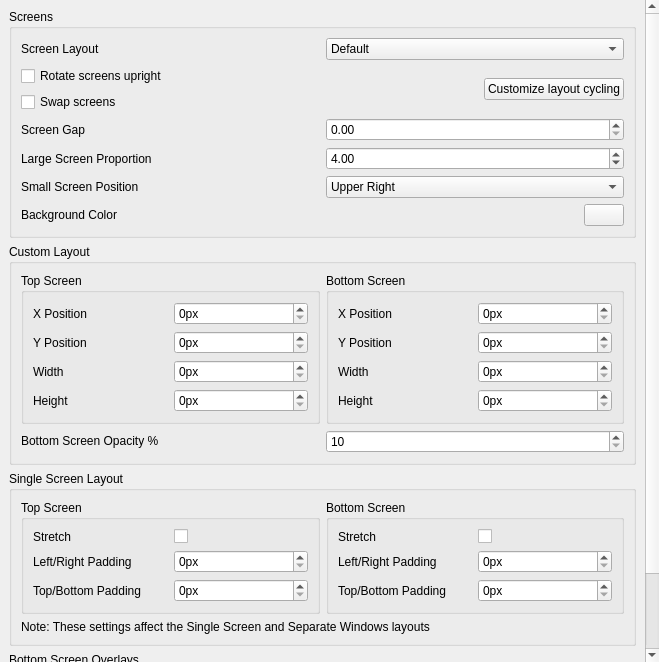
<?xml version="1.0" encoding="UTF-8"?>
<ui version="4.0">
 <class>ConfigureLayout</class>
 <widget class="QWidget" name="ConfigureLayout">
  <property name="geometry">
   <rect>
    <x>0</x>
    <y>0</y>
    <width>659</width>
    <height>662</height>
   </rect>
  </property>
  <property name="minimumSize">
   <size>
    <width>0</width>
    <height>0</height>
   </size>
  </property>
  <layout class="QHBoxLayout" name="horizontalLayout">
   <property name="spacing">
    <number>0</number>
   </property>
   <property name="leftMargin">
    <number>0</number>
   </property>
   <property name="topMargin">
    <number>0</number>
   </property>
   <property name="rightMargin">
    <number>0</number>
   </property>
   <property name="bottomMargin">
    <number>0</number>
   </property>
   <item>
    <widget class="QScrollArea" name="scrollArea">
     <property name="frameShape">
      <enum>QFrame::NoFrame</enum>
     </property>
     <property name="lineWidth">
      <number>1</number>
     </property>
     <property name="widgetResizable">
      <bool>true</bool>
     </property>
     <widget class="QWidget" name="scrollAreaWidgetContents">
      <property name="geometry">
       <rect>
        <x>0</x>
        <y>0</y>
        <width>646</width>
        <height>824</height>
       </rect>
      </property>
      <layout class="QVBoxLayout" name="verticalLayout">
       <item>
        <widget class="QGroupBox" name="layout_group">
         <property name="enabled">
          <bool>true</bool>
         </property>
         <property name="title">
          <string>Screens</string>
         </property>
         <layout class="QVBoxLayout" name="verticalLayout_3">
          <item>
           <widget class="QWidget" name="widget_layout" native="true">
            <layout class="QHBoxLayout" name="screen_layout_group">
             <property name="leftMargin">
              <number>0</number>
             </property>
             <property name="topMargin">
              <number>0</number>
             </property>
             <property name="rightMargin">
              <number>0</number>
             </property>
             <property name="bottomMargin">
              <number>0</number>
             </property>
             <item>
              <widget class="QLabel" name="layout_label">
               <property name="text">
                <string>Screen Layout</string>
               </property>
              </widget>
             </item>
             <item>
              <widget class="QComboBox" name="layout_combobox">
               <item>
                <property name="text">
                 <string>Default</string>
                </property>
               </item>
               <item>
                <property name="text">
                 <string>Single Screen</string>
                </property>
               </item>
               <item>
                <property name="text">
                 <string>Large Screen</string>
                </property>
               </item>
               <item>
                <property name="text">
                 <string>Side by Side</string>
                </property>
               </item>
               <item>
                <property name="text">
                 <string>Separate Windows</string>
                </property>
               </item>
               <item>
                <property name="text">
                 <string>Hybrid Screen</string>
                </property>
               </item>
               <item>
                <property name="text">
                 <string>Custom Layout</string>
                </property>
               </item>
              </widget>
             </item>
            </layout>
           </widget>
          </item>
          <item>
           <layout class="QHBoxLayout" name="horizontalLayout_7">
            <item>
             <layout class="QVBoxLayout" name="verticalLayout_2">
              <item>
               <widget class="QCheckBox" name="toggle_upright_screen">
                <property name="text">
                 <string>Rotate screens upright</string>
                </property>
               </widget>
              </item>
              <item>
               <widget class="QCheckBox" name="toggle_swap_screen">
                <property name="text">
                 <string>Swap screens</string>
                </property>
               </widget>
              </item>
             </layout>
            </item>
            <item>
             <widget class="QPushButton" name="customize_layouts_to_cycle">
              <property name="sizePolicy">
               <sizepolicy hsizetype="Fixed" vsizetype="Fixed">
                <horstretch>0</horstretch>
                <verstretch>0</verstretch>
               </sizepolicy>
              </property>
              <property name="text">
               <string>Customize layout cycling</string>
              </property>
             </widget>
            </item>
           </layout>
          </item>
          <item>
           <widget class="QWidget" name="widget" native="true">
            <layout class="QHBoxLayout" name="screen_gap_layout">
             <property name="leftMargin">
              <number>0</number>
             </property>
             <property name="topMargin">
              <number>0</number>
             </property>
             <property name="rightMargin">
              <number>0</number>
             </property>
             <property name="bottomMargin">
              <number>0</number>
             </property>
             <item>
              <widget class="QLabel" name="label_3">
               <property name="text">
                <string>Screen Gap</string>
               </property>
              </widget>
             </item>
             <item>
              <widget class="QDoubleSpinBox" name="screen_gap">
               <property name="minimum">
                <double>0.000000000000000</double>
               </property>
               <property name="maximum">
                <double>720.000000000000000</double>
               </property>
               <property name="value">
                <double>0.000000000000000</double>
               </property>
              </widget>
             </item>
            </layout>
           </widget>
          </item>
          <item>
           <widget class="QWidget" name="widget_2" native="true">
            <layout class="QHBoxLayout" name="proportion_layout">
             <property name="leftMargin">
              <number>0</number>
             </property>
             <property name="topMargin">
              <number>0</number>
             </property>
             <property name="rightMargin">
              <number>0</number>
             </property>
             <property name="bottomMargin">
              <number>0</number>
             </property>
             <item>
              <widget class="QLabel" name="label_4">
               <property name="text">
                <string>Large Screen Proportion</string>
               </property>
              </widget>
             </item>
             <item>
              <widget class="QDoubleSpinBox" name="large_screen_proportion">
               <property name="minimum">
                <double>1.000000000000000</double>
               </property>
               <property name="maximum">
                <double>16.000000000000000</double>
               </property>
               <property name="value">
                <double>4.000000000000000</double>
               </property>
              </widget>
             </item>
            </layout>
           </widget>
          </item>
          <item>
           <widget class="QWidget" name="small_pos_widget" native="true">
            <layout class="QHBoxLayout" name="small_pos_layout">
             <property name="leftMargin">
              <number>0</number>
             </property>
             <property name="topMargin">
              <number>0</number>
             </property>
             <property name="rightMargin">
              <number>0</number>
             </property>
             <property name="bottomMargin">
              <number>0</number>
             </property>
             <item>
              <widget class="QLabel" name="small_pos_label">
               <property name="text">
                <string>Small Screen Position</string>
               </property>
              </widget>
             </item>
             <item>
              <widget class="QComboBox" name="small_screen_position_combobox">
               <item>
                <property name="text">
                 <string>Upper Right</string>
                </property>
               </item>
               <item>
                <property name="text">
                 <string>Middle Right</string>
                </property>
               </item>
               <item>
                <property name="text">
                 <string>Bottom Right (default)</string>
                </property>
               </item>
               <item>
                <property name="text">
                 <string>Upper Left</string>
                </property>
               </item>
               <item>
                <property name="text">
                 <string>Middle Left</string>
                </property>
               </item>
               <item>
                <property name="text">
                 <string>Bottom Left</string>
                </property>
               </item>
               <item>
                <property name="text">
                 <string>Above large screen</string>
                </property>
               </item>
               <item>
                <property name="text">
                 <string>Below large screen</string>
                </property>
               </item>
              </widget>
             </item>
            </layout>
           </widget>
          </item>
          <item>
           <widget class="QWidget" name="bg_color_group" native="true">
            <layout class="QHBoxLayout" name="bg_color_group_2">
             <property name="leftMargin">
              <number>0</number>
             </property>
             <property name="topMargin">
              <number>0</number>
             </property>
             <property name="rightMargin">
              <number>0</number>
             </property>
             <property name="bottomMargin">
              <number>0</number>
             </property>
             <item>
              <widget class="QLabel" name="bg_label">
               <property name="text">
                <string>Background Color</string>
               </property>
              </widget>
             </item>
             <item>
              <widget class="QPushButton" name="bg_button">
               <property name="maximumSize">
                <size>
                 <width>40</width>
                 <height>16777215</height>
                </size>
               </property>
              </widget>
             </item>
            </layout>
           </widget>
          </item>
         </layout>
        </widget>
       </item>
       <item>
        <widget class="QGroupBox" name="custom_layout_group">
         <property name="minimumSize">
          <size>
           <width>0</width>
           <height>0</height>
          </size>
         </property>
         <property name="title">
          <string>Custom Layout</string>
         </property>
         <layout class="QVBoxLayout" name="verticalLayout_5">
          <item>
           <layout class="QHBoxLayout" name="horizontalLayout_4">
            <item>
             <widget class="QGroupBox" name="gb_top_screen">
              <property name="title">
               <string>Top Screen</string>
              </property>
              <layout class="QGridLayout" name="gridLayout_2">
               <item row="0" column="0">
                <widget class="QLabel" name="lb_top_x">
                 <property name="text">
                  <string>X Position</string>
                 </property>
                </widget>
               </item>
               <item row="0" column="1">
                <widget class="QSpinBox" name="custom_top_x">
                 <property name="buttonSymbols">
                  <enum>QAbstractSpinBox::UpDownArrows</enum>
                 </property>
                 <property name="suffix">
                  <string>px</string>
                 </property>
                 <property name="maximum">
                  <number>2147483647</number>
                 </property>
                </widget>
               </item>
               <item row="1" column="0">
                <widget class="QLabel" name="lb_top_y">
                 <property name="text">
                  <string>Y Position</string>
                 </property>
                </widget>
               </item>
               <item row="1" column="1">
                <widget class="QSpinBox" name="custom_top_y">
                 <property name="buttonSymbols">
                  <enum>QAbstractSpinBox::UpDownArrows</enum>
                 </property>
                 <property name="suffix">
                  <string>px</string>
                 </property>
                 <property name="maximum">
                  <number>2147483647</number>
                 </property>
                </widget>
               </item>
               <item row="2" column="0">
                <widget class="QLabel" name="lb_top_width">
                 <property name="text">
                  <string>Width</string>
                 </property>
                </widget>
               </item>
               <item row="2" column="1">
                <widget class="QSpinBox" name="custom_top_width">
                 <property name="buttonSymbols">
                  <enum>QAbstractSpinBox::UpDownArrows</enum>
                 </property>
                 <property name="suffix">
                  <string>px</string>
                 </property>
                 <property name="maximum">
                  <number>2147483647</number>
                 </property>
                </widget>
               </item>
               <item row="3" column="0">
                <widget class="QLabel" name="lb_top_height">
                 <property name="text">
                  <string>Height</string>
                 </property>
                </widget>
               </item>
               <item row="3" column="1">
                <widget class="QSpinBox" name="custom_top_height">
                 <property name="buttonSymbols">
                  <enum>QAbstractSpinBox::UpDownArrows</enum>
                 </property>
                 <property name="suffix">
                  <string>px</string>
                 </property>
                 <property name="maximum">
                  <number>2147483647</number>
                 </property>
                </widget>
               </item>
              </layout>
             </widget>
            </item>
            <item>
             <widget class="QGroupBox" name="gb_bottom_screen">
              <property name="minimumSize">
               <size>
                <width>0</width>
                <height>0</height>
               </size>
              </property>
              <property name="title">
               <string>Bottom Screen</string>
              </property>
              <property name="checkable">
               <bool>false</bool>
              </property>
              <property name="checked">
               <bool>false</bool>
              </property>
              <layout class="QGridLayout" name="gridLayout_1">
               <item row="0" column="0">
                <widget class="QLabel" name="lb_bottom_x">
                 <property name="text">
                  <string>X Position</string>
                 </property>
                </widget>
               </item>
               <item row="0" column="1">
                <widget class="QSpinBox" name="custom_bottom_x">
                 <property name="buttonSymbols">
                  <enum>QAbstractSpinBox::UpDownArrows</enum>
                 </property>
                 <property name="suffix">
                  <string>px</string>
                 </property>
                 <property name="maximum">
                  <number>2147483647</number>
                 </property>
                </widget>
               </item>
               <item row="1" column="0">
                <widget class="QLabel" name="lb_bottom_y">
                 <property name="text">
                  <string>Y Position</string>
                 </property>
                </widget>
               </item>
               <item row="1" column="1">
                <widget class="QSpinBox" name="custom_bottom_y">
                 <property name="buttonSymbols">
                  <enum>QAbstractSpinBox::UpDownArrows</enum>
                 </property>
                 <property name="suffix">
                  <string>px</string>
                 </property>
                 <property name="maximum">
                  <number>2147483647</number>
                 </property>
                </widget>
               </item>
               <item row="2" column="0">
                <widget class="QLabel" name="lb_bottom_width">
                 <property name="text">
                  <string>Width</string>
                 </property>
                </widget>
               </item>
               <item row="2" column="1">
                <widget class="QSpinBox" name="custom_bottom_width">
                 <property name="buttonSymbols">
                  <enum>QAbstractSpinBox::UpDownArrows</enum>
                 </property>
                 <property name="suffix">
                  <string>px</string>
                 </property>
                 <property name="maximum">
                  <number>2147483647</number>
                 </property>
                </widget>
               </item>
               <item row="3" column="0">
                <widget class="QLabel" name="lb_bottom_height">
                 <property name="text">
                  <string>Height</string>
                 </property>
                </widget>
               </item>
               <item row="3" column="1">
                <widget class="QSpinBox" name="custom_bottom_height">
                 <property name="buttonSymbols">
                  <enum>QAbstractSpinBox::UpDownArrows</enum>
                 </property>
                 <property name="suffix">
                  <string>px</string>
                 </property>
                 <property name="maximum">
                  <number>2147483647</number>
                 </property>
                </widget>
               </item>
              </layout>
             </widget>
            </item>
           </layout>
          </item>
          <item>
           <layout class="QHBoxLayout" name="horizontalLayout_3">
            <item>
             <widget class="QLabel" name="lb_opacity_second_layer">
              <property name="text">
               <string>&lt;html&gt;&lt;head/&gt;&lt;body&gt;&lt;p&gt;Bottom Screen Opacity %&lt;/p&gt;&lt;/body&gt;&lt;/html&gt;</string>
              </property>
             </widget>
            </item>
            <item>
             <widget class="QSpinBox" name="custom_second_layer_opacity">
              <property name="buttonSymbols">
               <enum>QAbstractSpinBox::UpDownArrows</enum>
              </property>
              <property name="minimum">
               <number>10</number>
              </property>
              <property name="maximum">
               <number>100</number>
              </property>
             </widget>
            </item>
           </layout>
          </item>
         </layout>
        </widget>
       </item>
       <item>
        <widget class="QGroupBox" name="single_screen_layout_config_group">
         <property name="minimumSize">
          <size>
           <width>0</width>
           <height>0</height>
          </size>
         </property>
         <property name="title">
          <string>Single Screen Layout</string>
         </property>
         <layout class="QVBoxLayout" name="verticalLayout_6">
          <item>
           <layout class="QHBoxLayout" name="horizontalLayout_5">
            <item>
             <widget class="QGroupBox" name="gb_top_screen_2">
              <property name="title">
               <string>Top Screen</string>
              </property>
              <layout class="QGridLayout" name="gridLayout_3">
               <item row="0" column="0">
                <widget class="QLabel" name="lb_top_stretch">
                 <property name="text">
                  <string>Stretch</string>
                 </property>
                </widget>
               </item>
               <item row="1" column="1">
                <widget class="QSpinBox" name="screen_top_leftright_padding">
                 <property name="buttonSymbols">
                  <enum>QAbstractSpinBox::UpDownArrows</enum>
                 </property>
                 <property name="suffix">
                  <string>px</string>
                 </property>
                 <property name="maximum">
                  <number>2147483647</number>
                 </property>
                </widget>
               </item>
               <item row="1" column="0">
                <widget class="QLabel" name="lb_top_leftright_padding">
                 <property name="text">
                  <string>Left/Right Padding</string>
                 </property>
                </widget>
               </item>
               <item row="2" column="0">
                <widget class="QLabel" name="lb_top_topbottom_padding">
                 <property name="text">
                  <string>Top/Bottom Padding</string>
                 </property>
                </widget>
               </item>
               <item row="2" column="1">
                <widget class="QSpinBox" name="screen_top_topbottom_padding">
                 <property name="buttonSymbols">
                  <enum>QAbstractSpinBox::UpDownArrows</enum>
                 </property>
                 <property name="suffix">
                  <string>px</string>
                 </property>
                 <property name="maximum">
                  <number>2147483647</number>
                 </property>
                </widget>
               </item>
               <item row="0" column="1">
                <widget class="QCheckBox" name="screen_top_stretch">
                 <property name="text">
                  <string notr="true"/>
                 </property>
                </widget>
               </item>
              </layout>
             </widget>
            </item>
            <item>
             <widget class="QGroupBox" name="gb_bottom_screen_2">
              <property name="minimumSize">
               <size>
                <width>0</width>
                <height>0</height>
               </size>
              </property>
              <property name="title">
               <string>Bottom Screen</string>
              </property>
              <layout class="QGridLayout" name="gridLayout">
               <item row="1" column="0">
                <widget class="QLabel" name="lb_bottom_leftright_padding">
                 <property name="text">
                  <string>Left/Right Padding</string>
                 </property>
                </widget>
               </item>
               <item row="2" column="0">
                <widget class="QLabel" name="lb_bottom_topbottom_padding">
                 <property name="text">
                  <string>Top/Bottom Padding</string>
                 </property>
                </widget>
               </item>
               <item row="1" column="1">
                <widget class="QSpinBox" name="screen_bottom_leftright_padding">
                 <property name="buttonSymbols">
                  <enum>QAbstractSpinBox::UpDownArrows</enum>
                 </property>
                 <property name="suffix">
                  <string>px</string>
                 </property>
                 <property name="maximum">
                  <number>2147483647</number>
                 </property>
                </widget>
               </item>
               <item row="2" column="1">
                <widget class="QSpinBox" name="screen_bottom_topbottom_padding">
                 <property name="buttonSymbols">
                  <enum>QAbstractSpinBox::UpDownArrows</enum>
                 </property>
                 <property name="suffix">
                  <string>px</string>
                 </property>
                 <property name="maximum">
                  <number>2147483647</number>
                 </property>
                </widget>
               </item>
               <item row="0" column="0">
                <widget class="QLabel" name="lb_bottom_stretch">
                 <property name="text">
                  <string>Stretch</string>
                 </property>
                </widget>
               </item>
               <item row="0" column="1">
                <widget class="QCheckBox" name="screen_bottom_stretch">
                 <property name="text">
                  <string notr="true"/>
                 </property>
                </widget>
               </item>
              </layout>
             </widget>
            </item>
           </layout>
          </item>
          <item>
           <layout class="QHBoxLayout" name="horizontalLayout_2">
            <item>
             <widget class="QLabel" name="label">
              <property name="text">
               <string>Note: These settings affect the Single Screen and Separate Windows layouts</string>
              </property>
             </widget>
            </item>
           </layout>
          </item>
         </layout>
        </widget>
       </item>
       <item>
        <widget class="QGroupBox" name="bottom_overlay_group">
         <property name="title">
          <string>Bottom Screen Overlays</string>
         </property>
         <layout class="QVBoxLayout" name="bottom_overlay_layout">
          <item>
           <widget class="QCheckBox" name="toggle_bottom_overlays">
            <property name="text">
             <string>Show parts of the bottom screen on top of the top screen</string>
            </property>
            <property name="toolTip">
             <string>Crops regions of the bottom screen (maps, item bars, status panels) and draws them over the top screen. Most useful with the Single Screen layout.</string>
            </property>
           </widget>
          </item>
          <item>
           <layout class="QHBoxLayout" name="bottom_overlay_buttons">
            <item>
             <widget class="QPushButton" name="configure_bottom_overlays">
              <property name="text">
               <string>Edit Overlays...</string>
              </property>
             </widget>
            </item>
            <item>
             <widget class="QLabel" name="bottom_overlay_summary">
              <property name="text">
               <string/>
              </property>
             </widget>
            </item>
            <item>
             <spacer name="bottom_overlay_spacer">
              <property name="orientation">
               <enum>Qt::Horizontal</enum>
              </property>
              <property name="sizeHint" stdset="0">
               <size>
                <width>40</width>
                <height>20</height>
               </size>
              </property>
             </spacer>
            </item>
           </layout>
          </item>
         </layout>
        </widget>
       </item>
       <item>
        <spacer name="verticalSpacer">
         <property name="sizeHint" stdset="0">
          <size>
           <width>20</width>
           <height>43</height>
          </size>
         </property>
        </spacer>
       </item>
      </layout>
     </widget>
    </widget>
   </item>
  </layout>
 </widget>
 <resources/>
 <connections/>
</ui>
